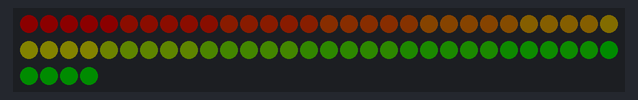
A sketch run on a simulated ESP32-S3. On the bench: 64 RGB LEDs in strip order, left to right, continuing on the next row. Dim RGB values are drawn brighter than linear; the strip is taken to match the declared colour order.

Above: at 0.16 s.
At 1.12 s:
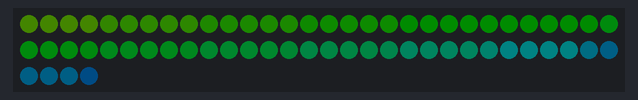
At 2.09 s:
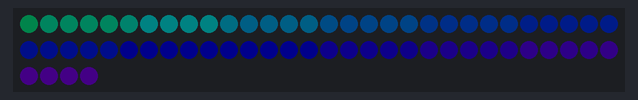
At 3.06 s:
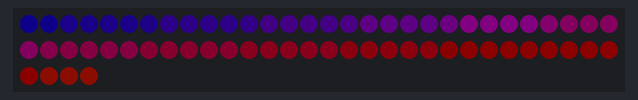
At 3.7 s:
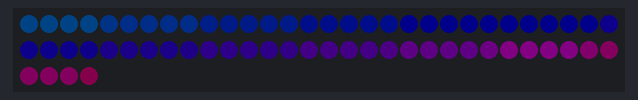
At 4.35 s:
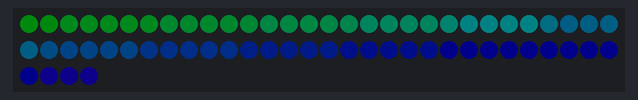

Measured:
- by itself, everything shown: repeats every 3.9 s, in 12 steps

The sketch:

Color.ino
```cpp
#include "WS_Matrix.h"
// English: Please note that the brightness of the lamp bead should not be too high, which can easily cause the temperature of the board to rise rapidly, thus damaging the board !!!
// Chinese: 请注意，灯珠亮度不要太高，容易导致板子温度急速上升，从而损坏板子!!!
void setup()
{
  Matrix_Init();
}
int x=0;

void loop()
{
  RGB_Matrix1(x);
  delay(30);
  x++;
  if(x==24)
    x=0;

}
```

WS_Matrix.h
```cpp
#ifndef _WS_Matrix_H_
#define _WS_Matrix_H_
#include <Adafruit_NeoPixel.h>

#define RGB_Control_PIN   14
#define Matrix_Row        8
#define Matrix_Col        8
#define RGB_COUNT         64

#define COLOR_X           20

void RGB_Matrix1(int x);

void Game(uint8_t X_EN,uint8_t Y_EN);
void Matrix_Init();
#endif
```

Source omitted: WS_Matrix.cpp (data table, 6389 bytes)
